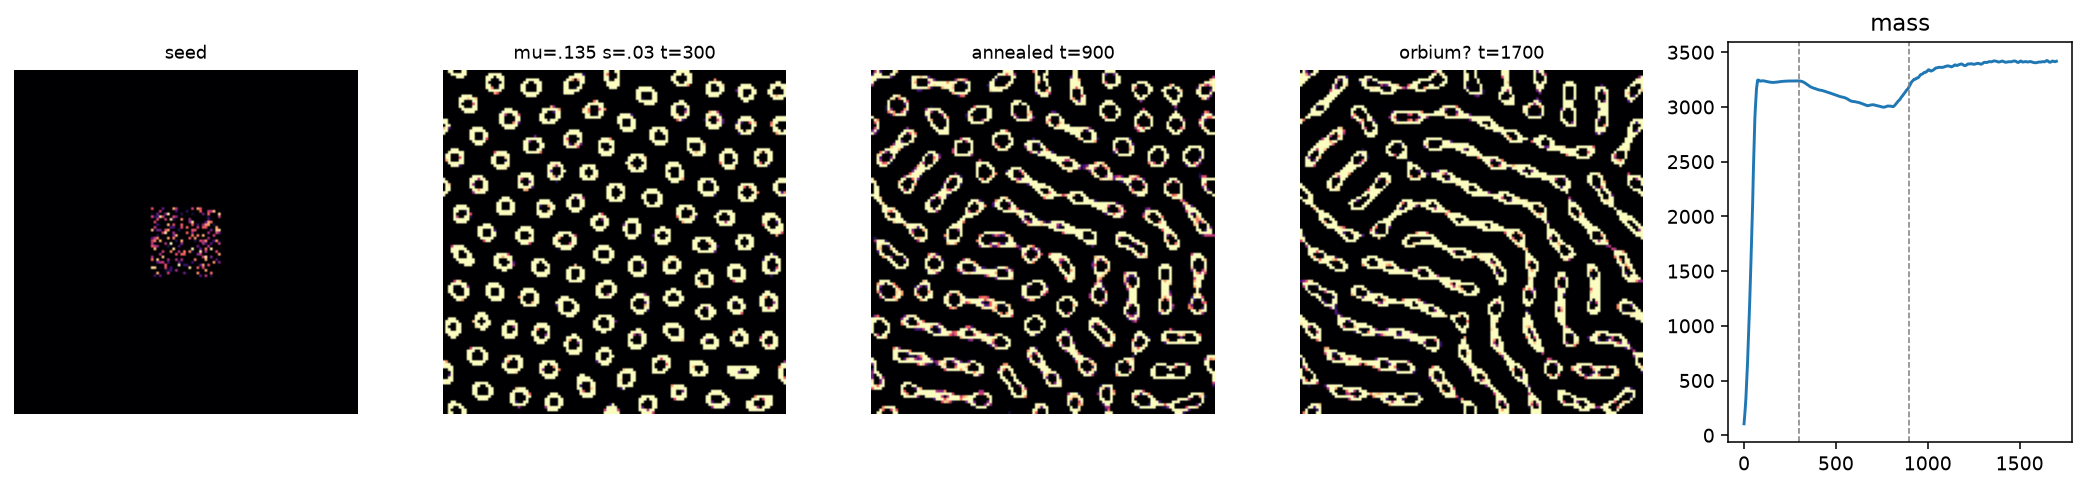

Write the Python code that produced this figure.
"""orbium.py — охота за Orbium: адиабатическая нуклеация.

Мёртвые гипотезы (честный след):
- крапина 30% -> Orbium умирает (дисперсия U >> sigma)
- плотный шум [0,1] -> U~0.5 >> mu, мгновенная смерть
- плотный тихий шум [0,2*mu] -> все клетки в колоколе,
  растут до 1 -> U~0.5 -> смерть. Положительная обратная
  связь без самоограничения: узкий sigma не тормозит.

Рабочая идея: АДИАБАТА. Знаем точку, где жизнь есть:
mu=0.135, s=0.03 (колония колец в lenia.py). Варим её,
потом МЕДЛЕННО дрейфуем mu 0.135->0.15, s 0.03->0.015 —
структура адаптируется по мере затягивания колокола,
как выращивание кристалла при охлаждении.
"""

import numpy as np

N, R = 128, 13
RING_MU, RING_SIG, DT = 0.5, 0.15, 0.1


def kernel():
    ax = np.arange(-R, R + 1)
    X, Y = np.meshgrid(ax, ax)
    D = np.sqrt(X ** 2 + Y ** 2) / R
    K = np.where(D <= 1,
                 np.exp(-((D - RING_MU) / RING_SIG) ** 2 / 2), 0)
    return K / K.sum()


def fft_kernel():
    K = kernel()
    Kp = np.zeros((N, N), dtype=complex)
    Kp[:2 * R + 1, :2 * R + 1] = K
    return np.fft.fft2(np.roll(Kp, (-R, -R), (0, 1)))


def speckle(rng, side=2 * R, fill=0.3):
    A = np.zeros((N, N))
    c = N // 2
    h = side // 2
    A[c - h:c - h + side, c - h:c - h + side] = \
        (rng.uniform(0, 1, (side, side)) *
         (rng.uniform(0, 1, (side, side)) < fill))
    return A


def step(A, Fk, mu, sig):
    U = np.fft.ifft2(np.fft.fft2(A) * Fk).real
    g = 2 * np.exp(-((U - mu) / sig) ** 2 / 2) - 1
    return np.clip(A + DT * g, 0, 1)


if __name__ == '__main__':
    import matplotlib.pyplot as plt
    rng = np.random.default_rng(7)
    Fk = fft_kernel()

    A = speckle(rng)
    snaps = [(A.copy(), 'seed')]
    mass = [A.sum()]

    # фаза 1: варка в рабочих параметрах (колония колец)
    for _ in range(300):
        A = step(A, Fk, 0.135, 0.03)
        mass.append(A.sum())
    snaps.append((A.copy(), 'mu=.135 s=.03 t=300'))

    # фаза 2: адиабатический дрейф к канону
    mu0, mu1, s0, s1 = 0.135, 0.15, 0.03, 0.015
    T = 600
    for i in range(T):
        f = i / T
        A = step(A, Fk, mu0 + (mu1 - mu0) * f, s0 + (s1 - s0) * f)
        mass.append(A.sum())
    snaps.append((A.copy(), 'annealed t=900'))

    # фаза 3: жизнь в каноническом режиме
    for _ in range(800):
        A = step(A, Fk, mu1, s1)
        mass.append(A.sum())
    snaps.append((A.copy(), 'orbium? t=1700'))

    fig, axes = plt.subplots(1, 5, figsize=(15, 3.6))
    for ax, (s, t) in zip(axes[:4], snaps):
        ax.imshow(s, cmap='magma', vmin=0, vmax=1)
        ax.set_title(t, fontsize=9)
        ax.axis('off')
    axes[4].plot(mass)
    axes[4].axvline(300, ls='--', c='gray', lw=0.8)
    axes[4].axvline(900, ls='--', c='gray', lw=0.8)
    axes[4].set_title('mass')
    fig.tight_layout()
    fig.savefig('rd/orbium.png', dpi=140, bbox_inches='tight')

    tail = np.mean(mass[-100:])
    alive = tail > 50 and A.std() > 0.05
    print(f'mass: {mass[0]:.0f} -> {mass[-1]:.0f} '
          f'(tail {tail:.0f}), std {A.std():.2f}')
    print('VERDICT:', 'OK — Orbium жив' if alive else 'FAIL')
